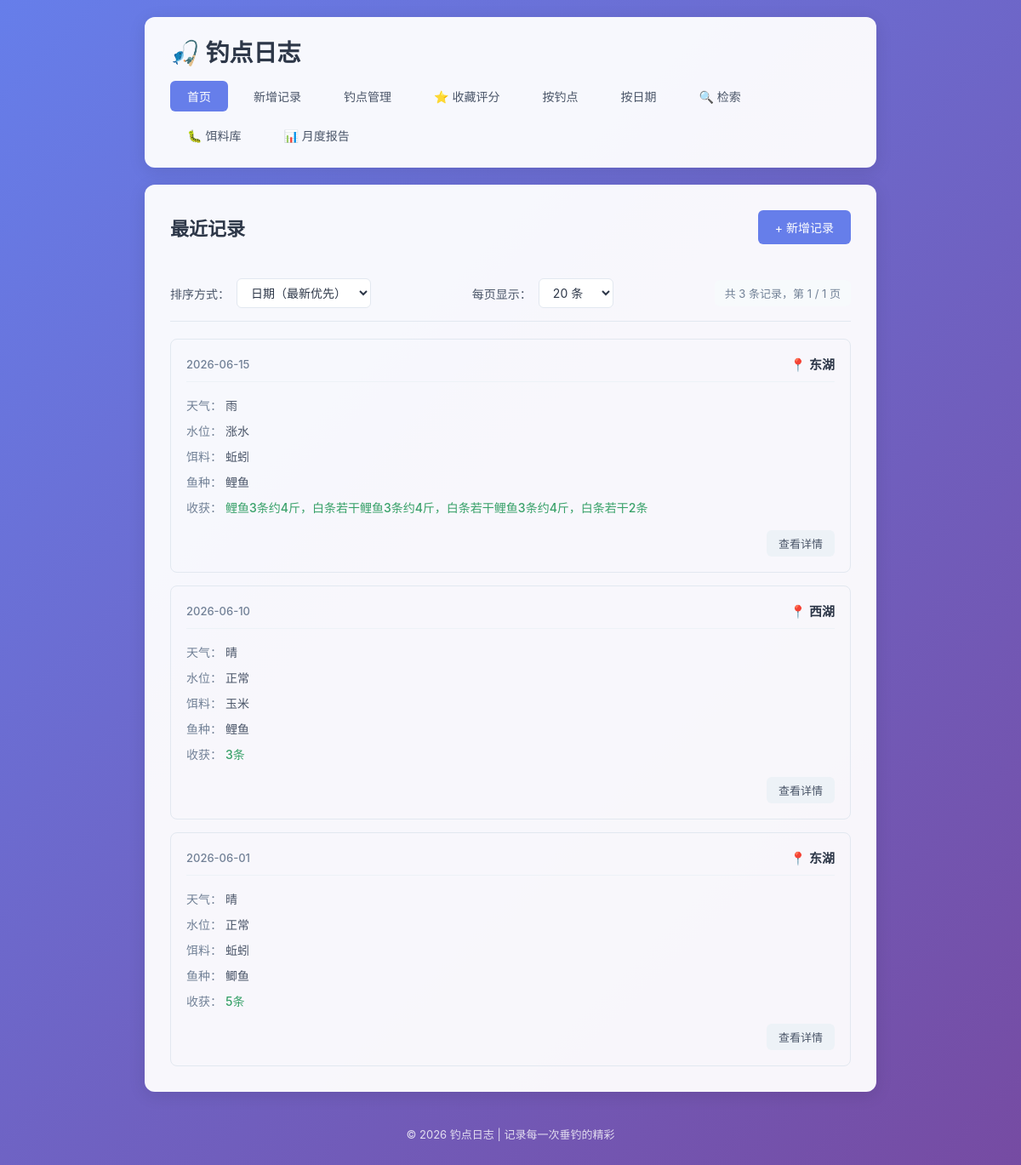
The page / on the database its author committed.
### tables this page shows
CREATE TABLE fishing_logs (
            id INTEGER PRIMARY KEY AUTOINCREMENT,
            spot TEXT NOT NULL,
            weather TEXT NOT NULL,
            water_level TEXT NOT NULL,
            bait TEXT NOT NULL,
            fish_species TEXT NOT NULL,
            harvest TEXT NOT NULL,
            next_strategy TEXT,
            created_at DATE NOT NULL
        , temperature TEXT, humidity TEXT, wind TEXT);

### app.py (the view)
@app.route('/')
def index():
    page = request.args.get('page', 1, type=int)
    per_page = request.args.get('per_page', 20, type=int)
    sort_by = request.args.get('sort', 'date_desc')
    per_page = max(10, min(per_page, 100))
    sort_options = {
        'date_desc': ('created_at DESC, id DESC', '日期降序'),
        'date_asc': ('created_at ASC, id ASC', '日期升序'),
        'spot_desc': ('spot DESC, created_at DESC, id DESC', '钓点降序'),
        'spot_asc': ('spot ASC, created_at DESC, id DESC', '钓点升序'),
    }
    order_clause, sort_label = sort_options.get(sort_by, sort_options['date_desc'])
    conn = get_db()
    count_result = conn.execute('SELECT COUNT(*) as total FROM fishing_logs').fetchone()
    total = count_result['total']
    total_pages = max(1, (total + per_page - 1) // per_page)
    page = max(1, min(page, total_pages))
    offset = (page - 1) * per_page
    logs = conn.execute(
        f'SELECT * FROM fishing_logs ORDER BY {order_clause} LIMIT ? OFFSET ?',
        (per_page, offset)
    ).fetchall()
    conn.close()
    return render_template(
        'index.html',
        logs=logs,
        page=page,
        per_page=per_page,
        total=total,
        total_pages=total_pages,
        sort_by=sort_by,
        sort_label=sort_label
    )

### app.py (called while the page is built)
def get_db():
    conn = sqlite3.connect(DB_PATH)
    conn.row_factory = sqlite3.Row
    return conn

### templates/index.html (shortened to what this page needs)
{% extends 'base.html' %}
{% block content %}
    <div class="page-header">
        <h2>最近记录</h2>
        <a href="{{ url_for('add_log') }}" class="btn btn-primary">+ 新增记录</a>
    </div>
    {% if logs %}
        <div class="toolbar">
            <div class="sort-group">
                <label>排序方式：</label>
                <select id="sortSelect" onchange="handleSortChange()">
                    <option value="date_desc" {% if sort_by == 'date_desc' %}selected{% endif %}>日期（最新优先）</option>
                </select>
            </div>
            <div class="per-page-group">
                <label>每页显示：</label>
                <select id="perPageSelect" onchange="handlePerPageChange()">
                    <option value="20" {% if per_page == 20 %}selected{% endif %}>20 条</option>
                </select>
            </div>
            <div class="total-info">
                共 {{ total }} 条记录，第 {{ page }} / {{ total_pages }} 页
            </div>
        </div>
        <div class="log-list">
            {% for log in logs %}
                <div class="log-card">
                    <div class="log-header">
                        <span class="log-date">{{ log['created_at'] }}</span>
                        <span class="log-spot">📍 {{ log['spot'] }}</span>
                    </div>
                    <div class="log-body">
                        <div class="log-row">
                            <span class="label">天气：</span>
                            <span>{{ log['weather'] }}</span>
                        </div>
                        <div class="log-row">
                            <span class="label">水位：</span>
                            <span>{{ log['water_level'] }}</span>
                        </div>
                        <div class="log-row">
                            <span class="label">饵料：</span>
                            <span>{{ log['bait'] }}</span>
                        </div>
                        <div class="log-row">
                            <span class="label">鱼种：</span>
                            <span>{{ log['fish_species'] }}</span>
                        </div>
                        <div class="log-row">
                            <span class="label">收获：</span>
                            <span class="harvest">{{ log['harvest'] }}</span>
                        </div>
                    </div>
                    <div class="log-footer">
                        <a href="{{ url_for('log_detail', log_id=log['id'], page=page, sort=sort_by, per_page=per_page) }}" class="btn btn-small">查看详情</a>
                    </div>
                </div>
            {% endfor %}
        </div>
    {% else %}
        <div class="empty-state">
            <p>还没有任何记录，快去添加第一条吧！</p>
            <a href="{{ url_for('add_log') }}" class="btn btn-primary">+ 新增记录</a>
        </div>
    {% endif %}
{% endblock %}

### static/style.css (style rules this page uses)
* { margin: 0; padding: 0; box-sizing: border-box; }
body { font-family: -apple-system, BlinkMacSystemFont, 'Segoe UI', 'PingFang SC', 'Microsoft YaHei', sans-serif; background: linear-gradient(135deg, #667eea 0%, #764ba2 100%); min-height: 100vh; color: #333; }
.page-header { display: flex; justify-content: space-between; align-items: center; margin-bottom: 25px; flex-wrap: wrap; gap: 15px; }
.page-header h2 { color: #2d3748; font-size: 22px; }
.btn { display: inline-block; padding: 10px 20px; border: none; border-radius: 6px; text-decoration: none; font-size: 14px; cursor: pointer; transition: all 0.2s ease; font-family: inherit; }
.btn-primary { background: #667eea; color: white; }
.btn-small { padding: 6px 14px; font-size: 13px; background: #edf2f7; color: #4a5568; }
.toolbar { display: flex; justify-content: space-between; align-items: center; flex-wrap: wrap; gap: 15px; padding: 15px 0; margin-bottom: 20px; border-bottom: 1px solid #e2e8f0; }
.sort-group, .per-page-group { display: flex; align-items: center; gap: 8px; }
.sort-group label, .per-page-group label { font-size: 14px; color: #4a5568; font-weight: 500; }
.sort-group select, .per-page-group select { padding: 7px 12px; border: 1px solid #e2e8f0; border-radius: 6px; font-size: 14px; background: #fff; color: #2d3748; cursor: pointer; transition: all 0.2s ease; font-family: inherit; }
.total-info { font-size: 13px; color: #718096; padding: 6px 12px; background: #f7fafc; border-radius: 6px; }
.log-list { display: grid; gap: 15px; }
.log-card { border: 1px solid #e2e8f0; border-radius: 8px; padding: 18px; transition: all 0.2s ease; }
.log-header { display: flex; justify-content: space-between; align-items: center; margin-bottom: 12px; padding-bottom: 10px; border-bottom: 1px solid #edf2f7; }
.log-date { font-size: 13px; color: #718096; font-weight: 500; }
.log-spot { font-size: 15px; font-weight: 600; color: #2d3748; }
.log-body { margin-bottom: 12px; }
.log-row { padding: 5px 0; font-size: 14px; color: #4a5568; }
.log-row .label { font-weight: 500; color: #718096; }
.log-row .harvest { color: #38a169; font-weight: 500; }
.log-footer { text-align: right; }

### rows shown on the page
fishing_logs: created_at "2026-06-15", spot "东湖", weather "雨", water_level "涨水", bait "蚯蚓", fish_species "鲤鱼", harvest "鲤鱼3条约4斤，白条若干鲤鱼3条约4斤，白条若干鲤鱼3条约4斤，白条若干2条"
fishing_logs: created_at "2026-06-10", spot "西湖", weather "晴", water_level "正常", bait "玉米", fish_species "鲤鱼", harvest "3条"
fishing_logs: created_at "2026-06-01", spot "东湖", weather "晴", water_level "正常", bait "蚯蚓", fish_species "鲫鱼", harvest "5条"

### other values the page prints
{{ total }} "3"
{{ page }} "1"
{{ total_pages }} "1"
